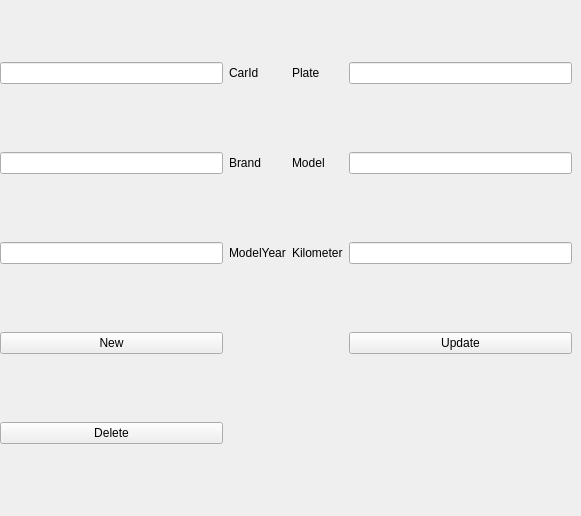
               <widget class="QWidget" name="notificationPage">
                <widget class="QWidget" name="gridLayoutWidget_2">
                 <property name="geometry">
                  <rect>
                   <x>0</x>
                   <y>0</y>
                   <width>572</width>
                   <height>507</height>
                  </rect>
                 </property>
                 <layout class="QGridLayout" name="gridLayout_2">
                  <item row="2" column="1">
                   <widget class="QLabel" name="label_33">
                    <property name="text">
                     <string>ModelYear</string>
                    </property>
                   </widget>
                  </item>
                  <item row="4" column="0">
                   <widget class="QPushButton" name="CarDelete">
                    <property name="text">
                     <string>Delete</string>
                    </property>
                   </widget>
                  </item>
                  <item row="3" column="0">
                   <widget class="QPushButton" name="CarNew">
                    <property name="text">
                     <string>New</string>
                    </property>
                   </widget>
                  </item>
                  <item row="0" column="0">
                   <widget class="QLineEdit" name="CarIdTable" />
                  </item>
                  <item row="1" column="3">
                   <widget class="QLineEdit" name="Model" />
                  </item>
                  <item row="1" column="2">
                   <widget class="QLabel" name="label_24">
                    <property name="text">
                     <string>Model</string>
                    </property>
                   </widget>
                  </item>
                  <item row="3" column="3">
                   <widget class="QPushButton" name="CarUpdate">
                    <property name="text">
                     <string>Update</string>
                    </property>
                   </widget>
                  </item>
                  <item row="2" column="0">
                   <widget class="QLineEdit" name="ModelYear" />
                  </item>
                  <item row="0" column="2">
                   <widget class="QLabel" name="label_16">
                    <property name="text">
                     <string>Plate</string>
                    </property>
                   </widget>
                  </item>
                  <item row="2" column="3">
                   <widget class="QLineEdit" name="Kilometer" />
                  </item>
                  <item row="0" column="1">
                   <widget class="QLabel" name="label_11">
                    <property name="text">
                     <string>CarId</string>
                    </property>
                   </widget>
                  </item>
                  <item row="1" column="0">
                   <widget class="QLineEdit" name="Brand" />
                  </item>
                  <item row="1" column="1">
                   <widget class="QLabel" name="label_25">
                    <property name="text">
                     <string>Brand</string>
                    </property>
                   </widget>
                  </item>
                  <item row="0" column="3">
                   <widget class="QLineEdit" name="Plate">
                    <property name="text">
                     <string />
                    </property>
                   </widget>
                  </item>
                  <item row="2" column="2">
                   <widget class="QLabel" name="label_27">
                    <property name="text">
                     <string>Kilometer</string>
                    </property>
                   </widget>
                  </item>
                 </layout>
                </widget>
               </widget>
